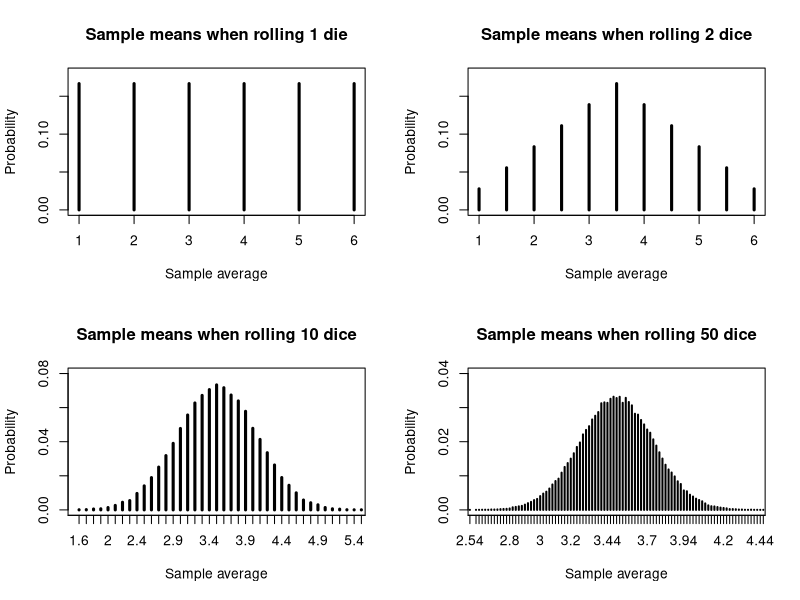

Reproduce this figure in R.
## ---- chunk 1
#| label: fig-coinaverages
#| code-fold: true
#| fig-cap: "Sample means approaching normality as sample size increases"

#normalization of sample means
par(mfrow=c(2,2))
set.seed(1985)
rolls10 <- matrix(sample(1:6,500000,TRUE),ncol=10)
avgs10 <- apply(rolls10,1,mean)
rolls50 <- matrix(sample(1:6,5000000,TRUE),ncol=50)
avgs50 <- apply(rolls50,1,mean)
plot(1:6,rep(1/6,6),type='h',lwd=3,ylim=c(0,0.18),
     main='Sample means when rolling 1 die',
     ylab='Probability',xlab='Sample average')
plot(seq(1,6,0.5),1/6-abs(3.5-seq(1,6,0.5))/18,type='h',
     lwd=3,ylim=c(0,0.18),
     main='Sample means when rolling 2 dice',
     ylab='Probability',xlab='Sample average')
plot(table(avgs10)/50000,lwd=3,ylim=c(0,0.08),xlim=c(1.6,5.4),
     main='Sample means when rolling 10 dice',
     ylab='Probability',xlab='Sample average')
plot(table(avgs50)/100000,lwd=2,ylim=c(0,0.04),xlim=c(2.6,4.4),
     main='Sample means when rolling 50 dice',
     ylab='Probability',xlab='Sample average')
